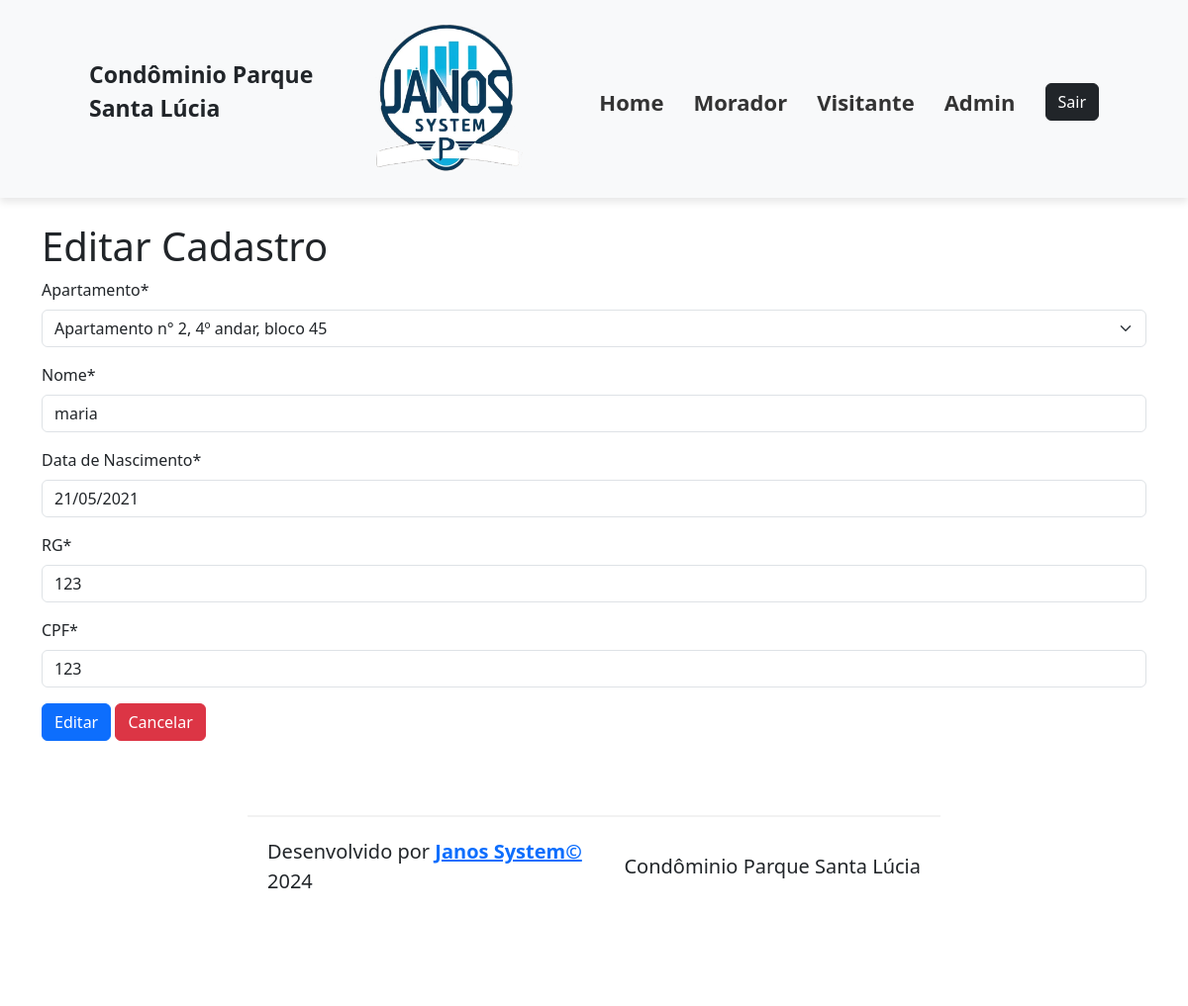
The page /moradores-edicao/1 on the database its author committed.
### cadastros/models.py (models this page shows, shortened)
class Morador(models.Model):
    apartamento = models.ForeignKey(Apartamento, on_delete=models.CASCADE)
    nome = models.CharField(verbose_name="Nome", max_length=50, null=False, blank=False)
    dt_nasto = models.DateField(verbose_name="Data de Nascimento", null=False, blank=False)
    doc_rg = models.CharField(verbose_name="RG", max_length=9, null=False, blank=False)
    doc_cpf = models.CharField(verbose_name="CPF", max_length=11, null=False, blank=False)

### cadastros/views.py (the view)
# urls.py: path("moradores-edicao/<int:pk>", MoradorUptadeView.as_view(), name="moradores_edicao",),
class MoradorUptadeView(UpdateView):
    model = Morador
    fields = ["apartamento", "nome", "dt_nasto", "doc_rg", "doc_cpf"]
    success_url = reverse_lazy("moradores_lista")

### cadastros/models.py (called while the page is built)
    def __str__(self):
        return f"Apartamento n° {self.numero_apto}, {self.andar}º andar, bloco {self.bloco}"

### cadastros/Templates/cadastros/morador_form.html (shortened to what this page needs)
{% extends 'base.html' %}
{% load static %}
{% load crispy_forms_tags %}
{% block content %}
    {% if morador.pk %}
		<h1> Editar Cadastro </h1>
	{% else %}
        <h1> Cadastro de Moradores </h1>
                <p>Cadastro dos moradores ADM</p>
        <h1> Novo Morador(a) </h1>
	{% endif %}
    <form method="POST">
        {{ form| crispy }}
        {% if morador.pk %}
            <button type="submit" class="btn btn-primary" >Editar</button>
            <a href="{% url 'moradores_lista' %}" class="btn btn-danger">Cancelar</a>
        {% else %}
            <button type="submit" class="btn btn-primary" >Cadastrar</button>
            <a href="{% url 'moradores_cadastro' %}" class="btn btn-danger">Cancelar</a>
            <a href="{% url 'moradores_lista' %}" class="btn btn-secondary">Moradores Cadastrados</a>
        {% endif %}
    </form>
{% endblock content %}

### rows shown on the page
Morador: apartamento "Apartamento n° 2, 4º andar, bloco 45", nome "maria", dt_nasto "21/05/2021", doc_rg "123", doc_cpf "123"
